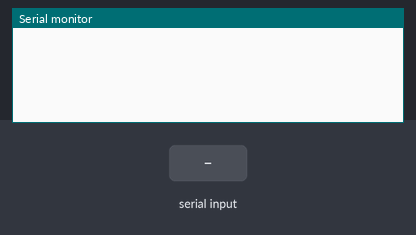
The program below on a simulated SparkFun Pro Micro, built with avr-gcc and run on an emulated ATmega32U4. Shown: the last lines printed to the serial monitor. Inputs (shaded band) come from the test bench. The local clock reads 2024-03-15 10:24:30 at power-on unless the program sets it.

Above: at 1.2 s.
1.3 s: "90,45\n" received over Serial
At 2.3 s:
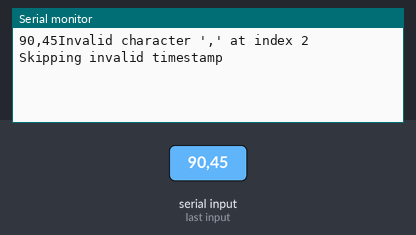
2.8 s: "5\n" received over Serial
At 3.4 s:
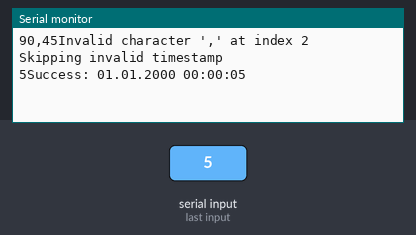

Measured:
- after the input at 1.3 s, the serial monitor: prints a new line at once (image 1)
- after the input at 2.8 s, the serial monitor: prints a new line at once (image 2)

The program:

main.cpp
```cpp
#include <Arduino.h>
#include <Wire.h>
#include <RtcDS1307.h>

RtcDS1307<TwoWire> external_Rtc(Wire);

static constexpr unsigned max_bufsize = 64;

#define countof(a) (sizeof(a) / sizeof(a[0]))

void printDateTime(const RtcDateTime& dt)
{
    char datestring[20];

    snprintf_P(datestring,
            countof(datestring),
            PSTR("%02u.%02u.%04u %02u:%02u:%02u"),
            dt.Day(),
            dt.Month(),
            dt.Year(),
            dt.Hour(),
            dt.Minute(),
            dt.Second() );
    Serial.print(datestring);
}

//necessary, because pow(x,y) returns float and produces rounding errors
uint64_t powerOfTen(unsigned power) {
    uint64_t ret = 1;
    for(uint64_t i = 0; i < power; i++)
        ret *= 10;
    return ret;
}

uint32_t charToTime(char* array){
    uint32_t ret = 0;
    unsigned last = strnlen(array, max_bufsize);
    for(unsigned i = last; i > 0; i--){
        if(array[i-1] < '0' || array[i-1] > '9') {
            Serial.print("Invalid character '");
            Serial.print(array[i-1]);
            Serial.print("' at index ");
            Serial.println(i-1);
            return 0;
        }
        ret += powerOfTen(last - i) * (array[i-1] - '0');
    }
    return ret;
}

void setup() {
    external_Rtc.Begin();
    Serial.begin(115200);
    while (!Serial) {
        digitalWrite(LED_BUILTIN, 1);
        delay(250);
        digitalWrite(LED_BUILTIN, 0);
        delay(25);
    }
}

void loop() {
    static char timestamp_c[max_bufsize+1];
    memset(timestamp_c, 0, max_bufsize+1);
    uint8_t count = 0;
    while(count < max_bufsize) {
        while(!Serial.available()){};
        timestamp_c[count] = Serial.read();
        if(timestamp_c[count] == '\r' || timestamp_c[count] == '\n') {
            timestamp_c[count] = 0;
            break;
        }
        // echo
        Serial.print(timestamp_c[count]);
        count++;
    }
    int32_t new_timestamp = charToTime(timestamp_c);
    if(new_timestamp < 1) {
        Serial.println("Skipping invalid timestamp");
        return;
    }

    // Remove stray chars from serial buffer
    while(Serial.available()){ Serial.read(); }

    external_Rtc.SetDateTime(RtcDateTime(new_timestamp));
    if(external_Rtc.LastError() == 0) {
        external_Rtc.SetIsRunning(true);
        Serial.print("Success: ");
        printDateTime(external_Rtc.GetDateTime());
    } else {
        Serial.println ("Failed to set RTC");
    }
}
```
